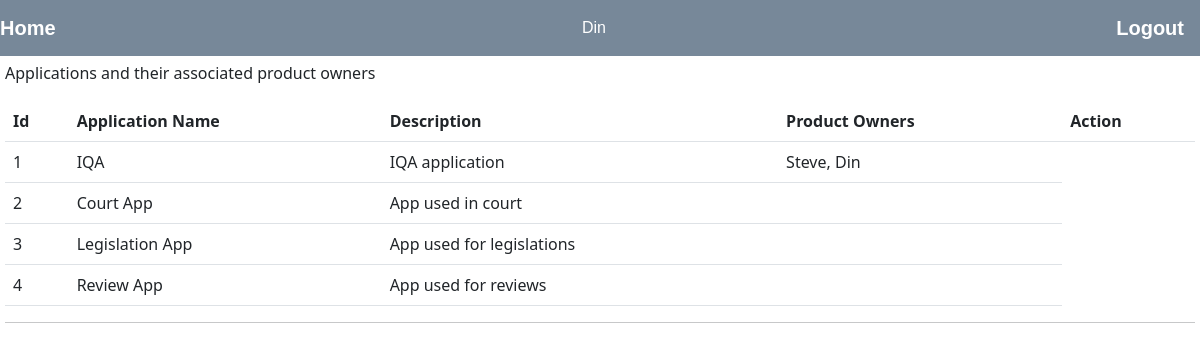
The app's page / (signed in) with its own data.
### models.py (models this page shows, shortened)
class User(db.Model, UserMixin):
    id = db.Column(db.Integer, primary_key=True)
    first_name = db.Column(db.String(100), nullable=False)
    last_name = db.Column(db.String(100))
    username = db.Column(db.String(100), nullable=False)
    email = db.Column(db.String(50), unique=True, nullable=False)
    password = db.Column(db.String(100), nullable=False)
    is_admin = db.Column(db.Integer, nullable=False)

class Application(db.Model):
    id = db.Column(db.Integer, primary_key=True)
    name = db.Column(db.String(100), nullable=False, unique=True)
    description = db.Column(db.String(100))
    users = db.relationship('User', secondary=product_owners, backref='app_owners')

### app.py (the view)
@app.route("/")
@login_required
def home():
    apps = ApplicationTable.query.all()
    isAdmin = False
    if current_user.is_admin == True:
        isAdmin = True
    return render_template("home.html", applications=apps, isAdmin=isAdmin)

### app.py (called while the page is built)
@login_manager.user_loader
def load_user(user_id):
    return UserTable.query.get(int(user_id))

### templates/home.html (shortened to what this page needs)
{% extends "layout.html" %}
{% block content %}
    <p>Applications and their associated product owners</p>
    <table class="table">
      <thead>
        <tr>
          <th scope="col">Id</th>
          <th scope="col">Application Name</th>
          <th scope="col">Description</th>
          <th scope="col">Product Owners</th>
          <th scope="col">Action</th>
        </tr>
      </thead>
      <tbody>
        {% for item in applications %}
          <tr>
            <td>{{ item.id }}</td>
            <td>{{ item.name }}</td>
            <td>{{ item.description }}</td>
            <td>
              {% for user in item.users %}
                {% if loop.last  %}
                  {{ user.first_name }}
                {% else %}
                  {{ user.first_name }},
                {% endif %}
              {% endfor %}
            </td>
          </tr>
        {% endfor %}
      </tbody>
    </table>
{% endblock %}

### templates/layout.html (shortened to what this page needs)
<!DOCTYPE html>
<html>
    <head>
        <link rel="stylesheet" type="text/css" href="{{ url_for('static', filename='site.css')}}" />
        <link href="https://cdn.jsdelivr.net/npm/bootstrap@5.2.0/dist/css/bootstrap.min.css" rel="stylesheet">
    </head>
    <body>
        <div class="navbar">
            <a href="{{ url_for('home') }}" class="navbar-brand">Home</a>
            {% if current_user.is_authenticated %}
                {{ current_user.first_name }}
                <a href="{{ url_for('logout') }}" class="navbar-brand">Logout</a>
            {% else %}
                <a href="{{ url_for('login') }}" class="navbar-brand">Login</a>
            {% endif %}
        </div>
        <div class="body-content">
            {% block content %}
            {% endblock %}
            <hr/>
        </div>
    </body>
</html>

### static/site.css (style rules this page uses)
.navbar { background-color: lightslategray; font-size: 1em; font-family: 'Trebuchet MS', 'Lucida Sans Unicode', 'Lucida Grande', 'Lucida Sans', Arial, sans-serif; color: white; padding: 8px 5px 8px 5px; }
.navbar a { text-decoration: none; color: inherit; }
.navbar-brand { font-size: 1.2em; font-weight: 600; }
.body-content { padding: 5px; font-family:'Segoe UI', Tahoma, Geneva, Verdana, sans-serif; }

### records on screen
User: first_name "Din"
Application: id "1", name "IQA", description "IQA application"
User: first_name "Steve"
Application: id "2", name "Court App", description "App used in court"
Application: id "3", name "Legislation App", description "App used for legislations"
Application: id "4", name "Review App", description "App used for reviews"
